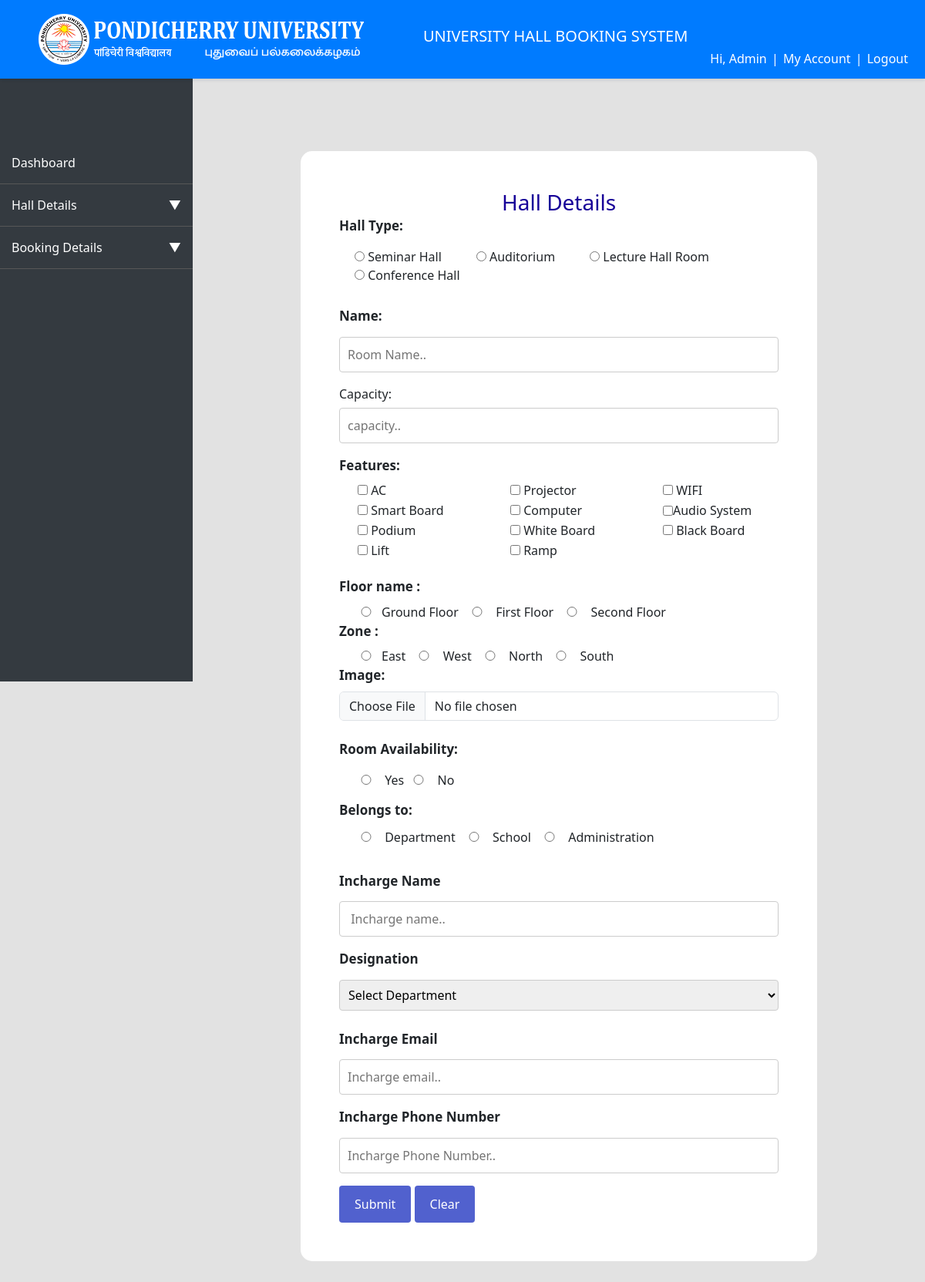
Screenshot of /add_hall.php (signed in) with the database file from the repository.
### tables this page shows
CREATE TABLE `hall_type` (
  `type_id` int(11) NOT NULL,
  `type_name` enum('Seminar Hall','Auditorium','Lecture Hall Room','Conference Hall') NOT NULL,
  `updated_date` date NOT NULL
);

### add_hall.php (the view, shortened to what this page needs)
<!DOCTYPE html>
<html lang="en">
<head>
    <link rel="stylesheet" href="https://cdn.jsdelivr.net/npm/flatpickr/dist/flatpickr.min.css">
    <link href="https://cdn.jsdelivr.net/npm/bootstrap@5.3.0/dist/css/bootstrap.min.css" rel="stylesheet">
    <link rel="stylesheet" href="assets/design.css" />
</head>
<body>
    <?php include 'assets/header.php' ?>
    <div class="main-content mt-3">
                <form action="insert.php" method="post" style="margin:30px 100px; background-color:white; padding: 50px; border-radius:15px;" enctype="multipart/form-data">
                <h3 style="color:#170098; margin: 0 auto; text-align: center; width: fit-content;">Hall Details</h3>
                                    <label class="form-label">Hall Type: </label>
                        <div class="mt-2 mb-1">
                                <?php
                                include 'assets/conn.php';
                                $query = "SELECT * FROM hall_type";
                                $result = $conn->query($query);
                                if ($result && mysqli_num_rows($result) > 0) {
                                    while ($row = mysqli_fetch_assoc($result)) {
                                        $type_id = $row['type_id'];
                                        $type_name = $row['type_name'];
                                        echo '<div style="display: inline-block; margin-left:20px; margin-right: 25px;">';
                                        echo '<label>';
                                        echo '<input type="radio" name="room_type" value="' . $type_id . '" onclick="fetchRoomType(' . $type_id . ', \'' . $type_name . '\')"> ' . $type_name;
                                        echo '</label><br>';
                                        echo '</div>';
                                    }
                                } else {
                                    echo "No room types found.";
                                }
                                ?>
                        </div>
                        <label class="form-label mt-4" for="room_name"> Name:</label>
                        <input type="text" id="room_name" name="room_name" placeholder="Room Name..">
                        <label for="capacity">Capacity:</label>
                        <input type="number" id="apacity" name="capacity" placeholder="capacity..">
                        <label class=" form-label">Features:</label>
                        <div class="row  mb-3">
                            <div class="col-md-4">
                                <div class="form-check">
                                    <label class="feature">
                                        <input type="checkbox" class="prefer" name="ac" value="AC" onchange="toggleInput(this, 'ac_num')"> AC
                                    </label>
                                </div>
                            </div>
                            <div class="col-md-4">
                                <div class="form-check">
                                    <label class="feature">
                                        <input type="checkbox" class="prefer" name="preference[]" value="Projector" onchange="toggleInput(this, 'projector_num')"> Projector
                                    </label>
                                </div>
                            </div>
                            <div class="col-md-4">
                                <div class="form-check">
                                    <label class="feature">
                                        <input type="checkbox" class="prefer" name="preference[]" value="WIFI" onchange="toggleInput(this, 'wifi_num')"> WIFI
                                    </label>
                                </div>
                            </div>
                            <div class="col-md-4">
                                <div class="form-check">
                                    <label class="feature">
                                        <input type="checkbox" class="prefer" name="preference[]" value="Smartboard" onchange="toggleInput(this, 'smartboard_num')"> Smart Board
                                    </label>
                                </div>
                            </div>
                            <div class="col-md-4">
                                <div class="form-check">
                                    <label class="feature">
                                        <input type="checkbox" class="prefer" name="preference[]" value="Computer" onchange="toggleInput(this, 'computer_num')"> Computer
                                    </label>
                                </div>
                            </div>
                            <div class="col-md-4">
                                <div class="form-check">
                                    <label class="feature d-flex align-items-center">
                                        <input type="checkbox" class="prefer" name="preference[]" value="AudioSystem" onchange="toggleInput(this, 'audio_num')"> Audio System
                                    </label>
                                </div>
                            </div>
                            <div class="col-md-4">
                                <div class="form-check">
                                    <label class="feature">
                                        <input type="checkbox" class="prefer" name="preference[]" value="Podium" onchange="toggleInput(this, 'podium_num')"> Podium
                                    </label>
                                </div>
                            </div>
                            <div class="col-md-4 ">
                                <div class="form-check">
                                    <label class="feature">
                                        <input type="checkbox" class="prefer" name="preference[]" value="Whiteboard" onchange="toggleInput(this, 'whiteboard_num')"> White Board
                                    </label>
                                </div>
                            </div>
                            <div class="col-md-4">
                                <div class="form-check">
                                    <label class="feature">
                                        <input type="checkbox" class="prefer" name="preference[]" value="Blackboard" onchange="toggleInput(this, 'blackboard_num')"> Black Board
                                    </label>
                                </div>
                            </div>
                             <div class="col-md-4 ">
                                <div class="form-check">
                                    <label class="feature" >
                                        <input type="checkbox" class="prefer" name="preference[]" value="lift" onchange="toggleInput(this, 'lift_num')"> Lift
                                    </label>
                                </div>
                            </div>
                            <div class="col-md-4 ">
                                <div class="form-check">
                                    <label class="feature">
                                        <input type="checkbox" class="prefer" name="preference[]" value="Ramp" onchange="toggleInput(this, 'ramp_num')"> Ramp
                                    </label>
                                </div>
                            </div>
                        </div>
                        <label class="form-label mt-1">Floor name :</label> <br>
                            <input type="radio" style="width: 40px; margin-left:15px;" name="floor" value="Ground Floor"
                                required>Ground Floor
                            <input type="radio" style="width: 40px;" name="floor" value="First Floor"
                                required>  First Floor
                            <input type="radio" style="width: 40px;" name="floor" value="Second Floor"
                                required> Second Floor <br>
                        <label class="form-label">Zone :</label><br>
                        <input type="radio" style="width: 40px; margin-left:15px;" name="zone" value="East"
                                required>East
                        <input type="radio" style="width: 40px;" name="zone" value="West"
                                required> West
                        <input type="radio" style="width: 40px;" name="zone" value="North"
                                required> North
                        <input type="radio" style="width: 40px;" name="zone" value="South"
                                required> South <br>
                        <label class="form-label">Image:</label>
                        <input type="file" class="form-control" id="imageUpload"  name="file"><br>
                        <label class="form-label">Room Availability:</label>
                        <div class="mt-2 mb-1">
                            <input type="radio" style="width: 40px; margin-left:15px;" id="yes-option" name="availability" value="yes">
                            <label for="yes-option" style="width: 20px;">Yes</label>
                            <input type="radio" style="width: 40px;" id="no-option" name="availability" value="no">
                            <label for="no-option" style="width: 20px;">No</label>
                            <br>
                        </div>
                        <label class="form-label" style="margin: 10px 0px;">Belongs to:</label><br>
                        <div>
                            <input type="radio" style="width: 40px; margin-left:15px;" name="belongs_to" value="Department"
                                onclick="toggleBelongsTo('Department')" required> Department
                            <input type="radio" style="width: 40px;" name="belongs_to" value="School"
                                onclick="toggleBelongsTo('School')" required> School
                            <input type="radio" style="width: 40px;" name="belongs_to" value="Administration"
                                onclick="toggleBelongsTo('Administration')" required> Administration
                        </div>
                        <br>
                        <label class="form-label mt-2">Incharge Name</label>
                        <input type="text" name="incharge_name" placeholder=" Incharge name.." >
                        <label class="form-label">Designation</label>
                        <select style="padding: 7px;" name="designation">
                            <option value="">Select Department</option>
                        </select>
                        <label class="form-label mt-2">Incharge Email</label>
                        <input type="email" name="incharge_email" placeholder="Incharge email..">
                        <label class="form-label">Incharge Phone Number</label>
                        <input type="number" name="phoneNumber" placeholder="Incharge Phone Number.." >
                        <input type="submit" name="submitroom" value="Submit">
                        <input type="submit" name="clear" value="Clear">
                </form>
        </div>
</body>
</html>

### assets/design.css (style rules this page uses)
body { background: #e2e2e2; }
.main-content { margin-left: 270px; padding: 20px; margin-right: 20px; padding-top: 80px; overflow: hidden; }
input[type=text],input[type=email],input[type=number], select, textarea { width: 100%; padding: 10px; border: 1px solid #ccc; border-radius: 4px; box-sizing: border-box; margin-top: 6px; margin-bottom: 16px; resize: vertical; }
input[type="number"] { -moz-appearance: textfield; }
input[type=submit] { background-color: #5161ce; color: white; padding: 12px 20px; border: none; border-radius: 4px; cursor: pointer; }
.form-label { font-weight: 600; font-size: 17px; }
.form-label { font-weight: 600; }
body { padding-top: 70px; }

### rows the page displays
hall_type: type_name "Seminar Hall"
hall_type: type_name "Auditorium"
hall_type: type_name "Lecture Hall Room"
hall_type: type_name "Conference Hall"

### other values shown
$_SESSION['username'] "Admin"
